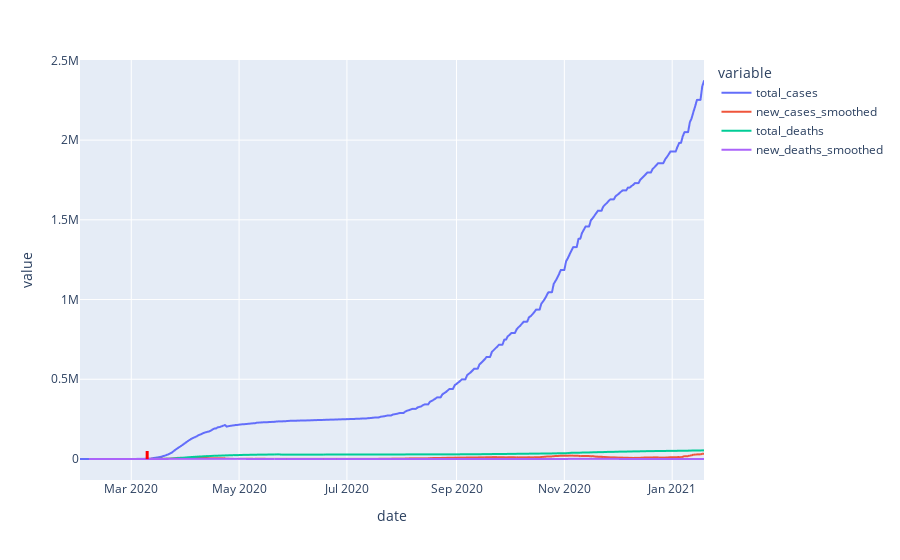

Write notebook code for a chart like this one.
### Code cell
fig = px.line(c_df, x="date", y=["total_cases", "new_cases_smoothed", "total_deaths", "new_deaths_smoothed"])
fig.add_shape(type="line", x0=dt.datetime(2020, 3, 10), y0=-1000, x1=dt.datetime(2020, 3, 10), y1=50000,
    line=dict(color="Red",width=3))
fig.show()

### Figure 1 — Plotly figure (JSON) as saved in the notebook; plotly's stock layout.template omitted (floating-point values rounded to 4 significant figures; data arrays with more than 128 entries replaced by an {"elided": "..."} marker saying what was removed)
{"data": [{"hovertemplate": "variable=total_cases<br>date=%{x}<br>value=%{y}<extra></extra>", "legendgroup": "total_cases", "line": {"color": "#636efa", "dash": "solid"}, "mode": "lines", "name": "total_cases", "showlegend": true, "type": "scattergl", "x": {"elided": "354 str values"}, "xaxis": "x", "y": {"elided": "354 int values"}, "yaxis": "y"}, {"hovertemplate": "variable=new_cases_smoothed<br>date=%{x}<br>value=%{y}<extra></extra>", "legendgroup": "new_cases_smoothed", "line": {"color": "#EF553B", "dash": "solid"}, "mode": "lines", "name": "new_cases_smoothed", "showlegend": true, "type": "scattergl", "x": {"elided": "354 str values"}, "xaxis": "x", "y": {"elided": "354 float values"}, "yaxis": "y"}, {"hovertemplate": "variable=total_deaths<br>date=%{x}<br>value=%{y}<extra></extra>", "legendgroup": "total_deaths", "line": {"color": "#00cc96", "dash": "solid"}, "mode": "lines", "name": "total_deaths", "showlegend": true, "type": "scattergl", "x": {"elided": "354 str values"}, "xaxis": "x", "y": {"elided": "354 int values"}, "yaxis": "y"}, {"hovertemplate": "variable=new_deaths_smoothed<br>date=%{x}<br>value=%{y}<extra></extra>", "legendgroup": "new_deaths_smoothed", "line": {"color": "#ab63fa", "dash": "solid"}, "mode": "lines", "name": "new_deaths_smoothed", "showlegend": true, "type": "scattergl", "x": {"elided": "354 str values"}, "xaxis": "x", "y": {"elided": "354 float values"}, "yaxis": "y"}], "layout": {"legend": {"title": {"text": "variable"}, "tracegroupgap": 0}, "margin": {"t": 60}, "shapes": [{"line": {"color": "Red", "width": 3}, "type": "line", "x0": "2020-03-10T00:00:00", "x1": "2020-03-10T00:00:00", "y0": -1000, "y1": 50000}], "xaxis": {"anchor": "y", "domain": [0, 1], "title": {"text": "date"}}, "yaxis": {"anchor": "x", "domain": [0, 1], "title": {"text": "value"}}}}
